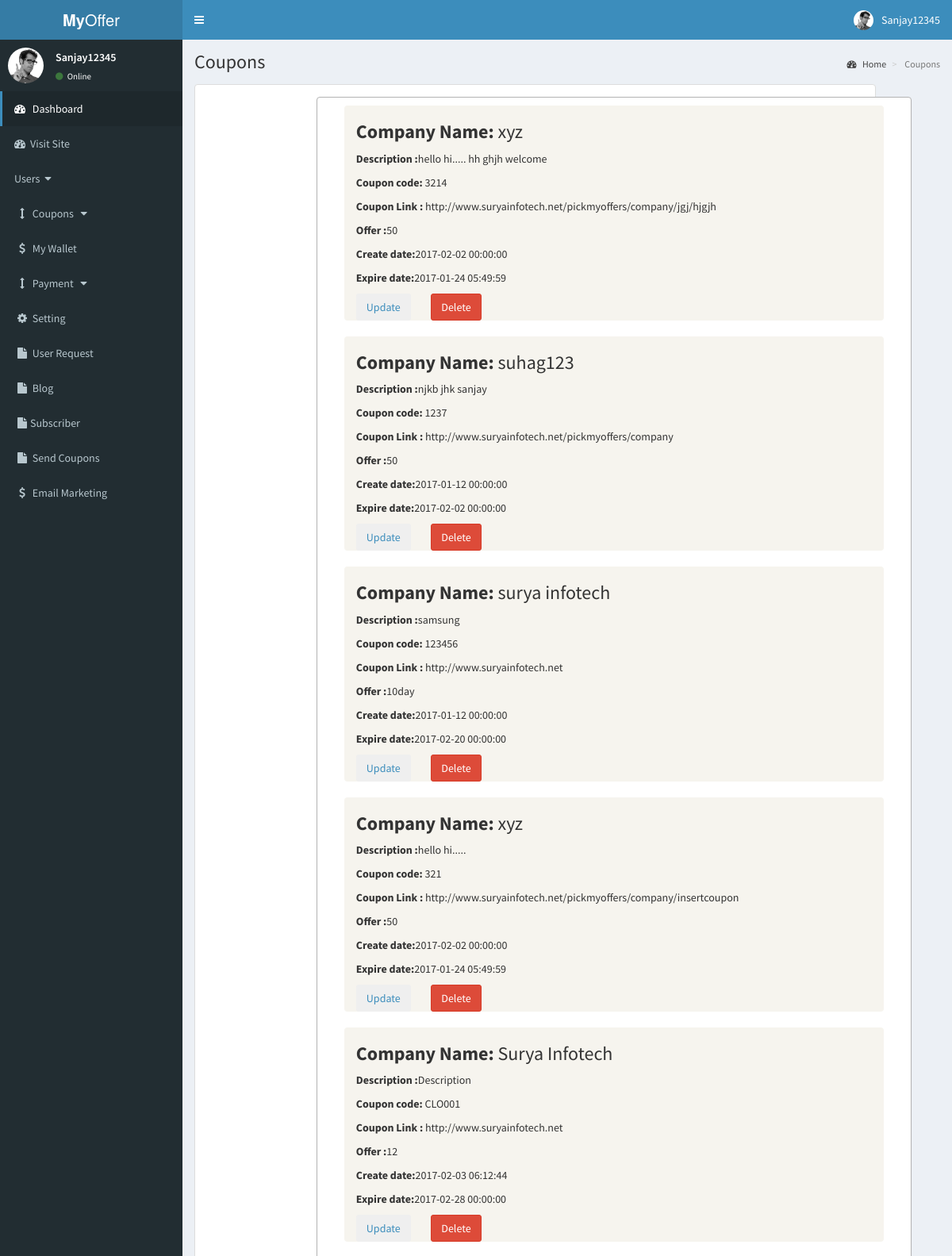
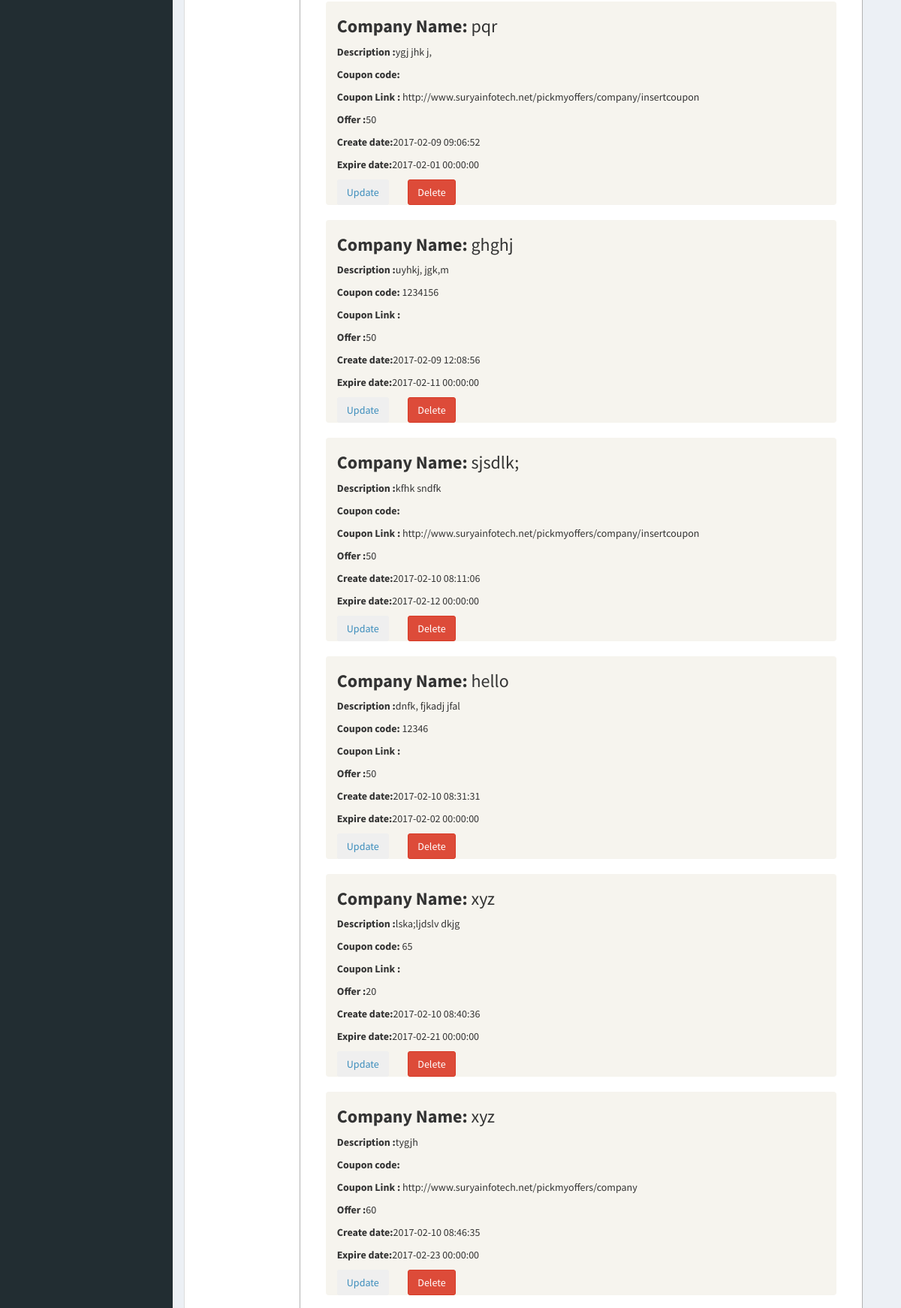
/company/coupans.php (signed in, upper part), run on the app's committed database (2 pictures, top to bottom).
### tables this page shows
CREATE TABLE `coupons` (
  `id` int(11) NOT NULL,
  `user_id` varchar(100) NOT NULL,
  `category` varchar(20) NOT NULL,
  `company_name` varchar(200) NOT NULL,
  `company_image` varchar(200) NOT NULL,
  `description` longtext NOT NULL,
  `coupon_code` varchar(50) NOT NULL,
  `coupon_link` longtext NOT NULL,
  `offer` varchar(100) NOT NULL,
  `expire_date` datetime DEFAULT NULL,
  `createdAt` datetime NOT NULL,
  `isdeleted` int(2) NOT NULL DEFAULT '0'
);

### company/coupans.php (the view, shortened to what this page needs)
<?php
include "header.php";
include "sidebar.php";
include "connect.php";
?>
  <div class="content-wrapper">
    <section class="content-header">
      <h1>
         Coupons
      </h1>
      <ol class="breadcrumb">
        <li><a href="#"><i class="fa fa-dashboard"></i> Home</a></li>
        <li class="active"> Coupons</li>
      </ol>
    </section>
	<section class="content">
  <div class="row">
    <div class="tab-content">
                <div class="tab-pane active" id="exam">
                        <div class="col-md-11 col-md-offset-0">
                                    <div class="panel panel-default">
 <div class="panel-body">
  <div class="col-xs-6 col-md-6 col-md-offset-2 box">
<div class="media">
 <?php if(isset($_SESSION['role']) && $_SESSION['role']==0)
           {
      $qry="SELECT * FROM coupons WHERE isdeleted='0' ";
      }else
      {
          $qry="SELECT * FROM coupons WHERE user_id='". $_SESSION['id']."' and isdeleted='0' ";
      }
$rs1=mysqli_query($con,$qry);
while($rec=mysqli_fetch_assoc($rs1))
{
  $company_name=$rec["company_name"];
   ?>
        <div class="row boxoffer">
          <div class="col-xs-14 col-md-10">
          <h3 class="mt-0"><b>Company Name: </b><?php echo $company_name;   ?> </h3>
          <p><b>Description :</b><?php echo $rec["description"]; ?> </p>
          <p><b>Coupon code:</b>  <?php echo $rec["coupon_code"]; ?> </p>
          <p><b>Coupon Link :</b> <?php echo $rec["coupon_link"]; ?> </p>
          <p><b>Offer :</b><?php echo $rec["offer"]; ?> </p>
          <p> <b>Create date:</b><?php echo $rec["createdAt"]; ?> </p>
          <p><b> Expire date:</b><?php echo $rec["expire_date"]; ?> </p>
          <?php
      echo "<div class ='row'>";
            echo "<div class ='col-sm-2'><a href=edit_coupon.php?id=".$rec["id"].
            "  ><button class='btn-Success btn'>Update</button></a></div>";
            echo "<div class ='col-sm-2'><a href=delete_coupon.php?id=".$rec["id"].
            "  onclick='return cnf()' ><button class='btn-danger btn' name='delete'>Delete</button></a></div> </div>  ";
?>
        </div>
          <br>
          </div>
         <?php
        }
         ?>
         </div>
    </div>
  </div>
</div>
</div>
</div></div>
</div></div>

### company/coupans.php (style rules this page uses)
.box { background-color: #FFF; width: 750px; border: #b3b3b3 1px solid; margin-bottom: 20px; margin-bottom: 10px; border-radius: 4px; }
.boxoffer { background-color: #f6f4ee; width: 680px; border: #black 1px solid; margin: 0px auto; margin-bottom: 20px; margin-top: 10px; min-height: 85px; border-radius: 4px; }

### data on the page
coupons: company_name "xyz", description "hello hi..... hh ghjh welcome", coupon_code "3214", coupon_link "http://www.suryainfotech.net/pickmyoffers/company/jgj/hjgjh", offer "50", createdAt "2017-02-02 00:00:00", expire_date "2017-01-24 05:49:59"
coupons: company_name "suhag123", description "njkb jhk sanjay", coupon_code "1237", coupon_link "http://www.suryainfotech.net/pickmyoffers/company", offer "50", createdAt "2017-01-12 00:00:00", expire_date "2017-02-02 00:00:00"
coupons: company_name "surya infotech", description "samsung", coupon_code "123456", coupon_link "http://www.suryainfotech.net", offer "10day", createdAt "2017-01-12 00:00:00", expire_date "2017-02-20 00:00:00"
coupons: company_name "xyz", description "hello hi.....", coupon_code "321", coupon_link "http://www.suryainfotech.net/pickmyoffers/company/insertcoupon", offer "50", createdAt "2017-02-02 00:00:00", expire_date "2017-01-24 05:49:59"
coupons: company_name "Surya Infotech", description "Description", coupon_code "CLO001", coupon_link "http://www.suryainfotech.net", offer "12", createdAt "2017-02-03 06:12:44", expire_date "2017-02-28 00:00:00"
coupons: company_name "pqr", description "ygj jhk j,", coupon_link "http://www.suryainfotech.net/pickmyoffers/company/insertcoupon", offer "50", createdAt "2017-02-09 09:06:52", expire_date "2017-02-01 00:00:00"
coupons: company_name "ghghj", description "uyhkj, jgk,m", coupon_code "1234156", offer "50", createdAt "2017-02-09 12:08:56", expire_date "2017-02-11 00:00:00"
coupons: company_name "sjsdlk;", description "kfhk sndfk", coupon_link "http://www.suryainfotech.net/pickmyoffers/company/insertcoupon", offer "50", createdAt "2017-02-10 08:11:06", expire_date "2017-02-12 00:00:00"
coupons: company_name "hello", description "dnfk, fjkadj jfal", coupon_code "12346", offer "50", createdAt "2017-02-10 08:31:31", expire_date "2017-02-02 00:00:00"
coupons: company_name "xyz", description "lska;ljdslv dkjg", coupon_code "65", offer "20", createdAt "2017-02-10 08:40:36", expire_date "2017-02-21 00:00:00"
coupons: company_name "xyz", description "tygjh", coupon_link "http://www.suryainfotech.net/pickmyoffers/company", offer "60", createdAt "2017-02-10 08:46:35", expire_date "2017-02-23 00:00:00"

### other printed values
$_SESSION['fname'] "Sanjay12345"
